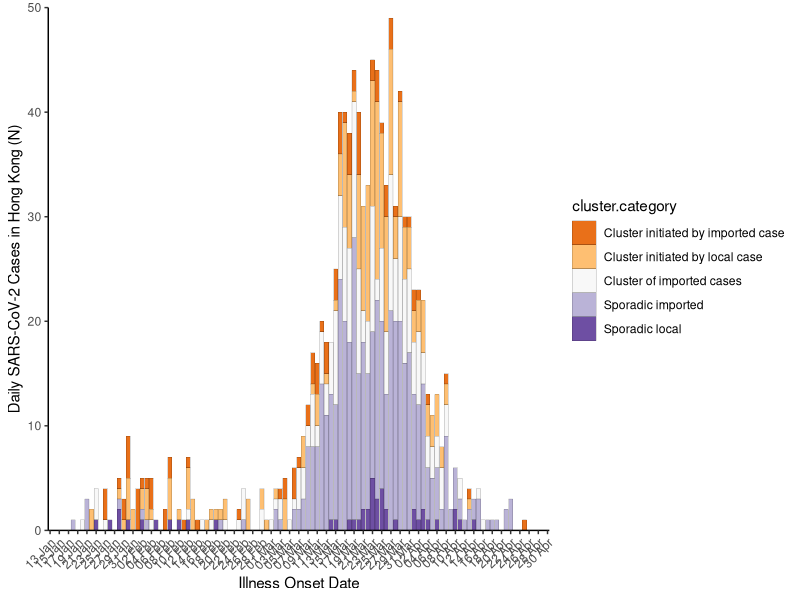

The R source for this figure:
library(tidyverse)
library(lubridate)
library(ggsci)
library(forcats)

#import data
case_data <- read_csv(file = "data/case_data.csv")

case_data <- case_data %>%
  mutate(onset.date = dmy(onset.date),
         confirm.date = dmy(confirm.date),
         epi.date = dmy(epi.date))

#Plot Figure 1
ggplot(data = case_data) +
  geom_bar(aes(x = epi.date, fill = cluster.category), colour = 'black', size = 0.05, binwidth = 1, alpha = 0.9) +
  labs(x="Illness Onset Date") +
  theme_classic() +
  theme(axis.text.x = element_text(angle = 45, hjust = 1), legend.position = 'right') +
  scale_x_date(date_breaks = "2 days", 
               date_labels = "%d %b", 
               minor_breaks = NULL) +
  scale_y_continuous("Daily SARS-CoV-2 Cases in Hong Kong (N)", expand = c(0,0), limits = c(0,50)) +
  scale_fill_brewer(type = "div", palette = 4)




